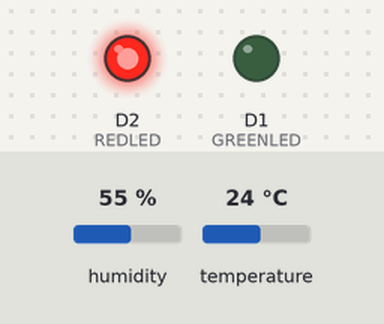
Recording of a sketch running on a simulated ESP8266 (NodeMCU). Parts: output pins drawn as LEDs (lit = HIGH). The inputs (shaded band) are chosen by the test bench; at power-on: humidity 55 %, temperature 24 °C. WiFi joins after 1.5 s; servers stay silent unless stated; network time is answered at once with the bench clock; uploads are accepted with an empty reply; the local clock reads 2024-03-15 10:24:30 at power-on unless the sketch sets it; what the sketch prints to the serial monitor is not drawn. At 5.0 s the program puts the board to deep sleep or switches it off; the recording ends there.

Above: at 0.1 s.
At 1.6 s:
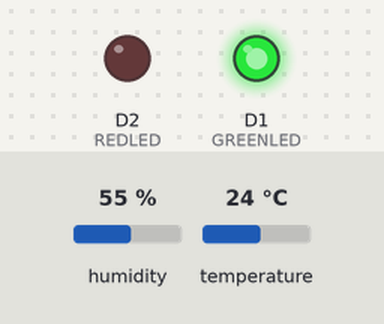
At 2.67 s:
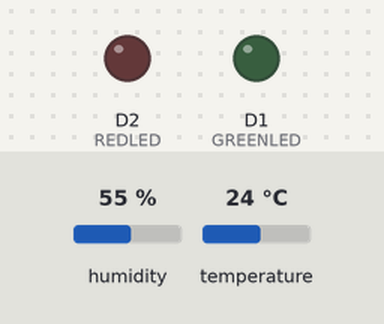
At 4.85 s:
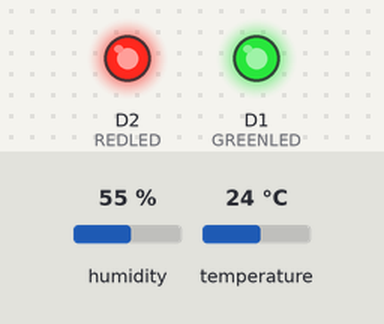
Timing chart, 0 to 5.0 s (numbered marks = the images above):
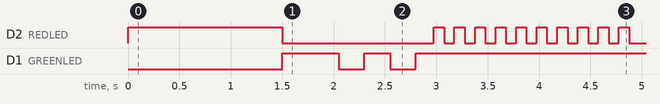

Measured:
- by itself, D2 (REDLED): goes HIGH 1.5 s, LOW 1.5 s, 9 × (HIGH 0.10 s, LOW 0.10 s), HIGH 0.10 s, then LOW
- by itself, D1 (GREENLED): goes HIGH 0.55 s, LOW 0.25 s, HIGH 0.25 s, LOW 0.25 s, then HIGH

The sketch:

ESP8266_DHTwebclientPOSTvar_v2.ino
```cpp
//ESP8266_DHT_POSTvar_DeepSleep
//
// The program determines the air humitidy of a DHT22 sensor and reports it wirelessly to the
// web server via POST variable.
// the reporting interval is set
// Utilizes post variable to send information to the record server more securely
// Will enter deep sleep for a length of {interval}.
// Note that this requires GPI06 (D0) to be connected to RST.  BUT ONLY AFTER PROGRAM IS INSTALLED.
//
// LED sequence
// RED -> started
// GREEN -> connected to wifi
// 5x RED -> 5 quick red blinks indicate sensor issue .
// 3x GREEN -> 3 green blinks indicates a successful connection to the server
//
//CONFIGURATION:
const char serveraddress[] = "*";
const char* ssid = "*";         //WIFI to connect to
const char* password = "*";   //WIFI Password for SSID
const char passcode[] = "*";  // the passcode is looked up and verified by the server.
const int interval = 5;               // set interval in minutes to take readings
String readString;

//Configure Temp/humidity sensor DHT22
#include <DHT.h>
#define DHTPIN 2     // what pin we're connected to
#define DHTTYPE DHT22   // DHT 22  (AM2302)
DHT dht(DHTPIN, DHTTYPE);

//Wireless
#include <ESP8266WiFi.h>
#include <WiFiUdp.h> //to get time from server

//LED
#define GREENLED D1
#define REDLED D2

//Setup time Client
#include <NTPClient.h>
WiFiUDP ntpUDP;

// By default 'pool.ntp.org' is used with 60 seconds update interval and
// no offset
NTPClient timeClient(ntpUDP);  //see https://github.com/arduino-libraries/NTPClient

// You can specify the time server pool and the offset, (in seconds)
// additionaly you can specify the update interval (in milliseconds).
// NTPClient timeClient(ntpUDP, "europe.pool.ntp.org", 3600, 60000);

void blink(int color, int times, int hold=250){
  int previous_state = digitalRead(color);
  //turn the LED off.
  digitalWrite(color,LOW);

  //blink {color} LED {times} times for {hold} msec
  // color should be GREENLED or REDLED
  for(int x = 0; x < times; x++){
    digitalWrite(color, HIGH);
    delay(hold);
    digitalWrite(color, LOW);
    delay(hold);
  }
  //return to the prior state.
  digitalWrite(color,previous_state);
}


void setup()
{
  //Start sensor
  dht.begin();
  //delay(2000);  Needs 2 sec to initalize, but it takes that long to connect to the wifi

  //Get clock
  timeClient.begin();

  //Configure LED
  pinMode(GREENLED,OUTPUT);
  pinMode(REDLED,OUTPUT);

  //Setup LEDs initial state.  RED LED indicates on, but not connected.
  digitalWrite(GREENLED, LOW);
  digitalWrite(REDLED, HIGH);

  Serial.begin(9600);
  Serial.print("Attempting to connect to WiFi SSID: ");
  Serial.println(ssid);

  //Connect to Wifi
  WiFi.begin(ssid, password);
  while (WiFi.status() != WL_CONNECTED) {
    delay(500);
    Serial.print(".");
  }
  Serial.println("");
  Serial.println("WiFi connected");
  digitalWrite(GREENLED, HIGH);
  digitalWrite(REDLED, LOW);

  //Get current time
  int unixTimestamp;
  String timeString = "";
  if(timeClient.update()){
    unixTimestamp = timeClient.getEpochTime();
    timeString = String("&timestamp=" + String(unixTimestamp));
  }
  // Reading temperature or humidity takes about 250 milliseconds!
  // Sensor readings may also be up to 2 seconds 'old'
  float h = dht.readHumidity();
  // Read temperature as Celsius (the default)
  float t = dht.readTemperature();
  // Read temperature as Fahrenheit (isFahrenheit = true)
  float f = dht.readTemperature(true);

  // Check if any reads failed and exit early (to try again).
  if (isnan(h) || isnan(t) || isnan(f)) {
    Serial.println("Failed to read from DHT sensor!");
    for(int x = 0; x < 4; x++){
      blink(REDLED,5,80);
      delay(500);
    }
    return;  //UPDATE does this just start setup over?
  }

  // Compute heat index in Fahrenheit (the default)
  float hif = dht.computeHeatIndex(f, h);
  // Compute heat index in Celsius (isFahreheit = false)
  float hic = dht.computeHeatIndex(t, h, false);

  //make a $_POST string
  String postString = String("pass=" + String(passcode) + "&tempF=" + String(f,1) + "&humidity=" + String(h,2) + "&rel_humidity=" + String(hif,2) + timeString);

  Serial.println(String("Current values to send: " + postString));

  //connect to server
  WiFiClient client;
  Serial.println("\nStarting connection...");
  if(!client.connect(serveraddress, 80)){
    Serial.println("connection failed");
    blink(REDLED,3,100);
    delay(5000);
    return;
  }

  if (client.connected()) {
    blink(GREENLED,2);
    Serial.println("Connected to server. Sending POST data.\n");

    // Make an HTTP POST request:
    client.println("POST /homeSensor/ HTTP/1.1");
    client.println("Content-Type: application/x-www-form-urlencoded");
    client.println("Host: " + String(serveraddress));
    client.println("Connection: close");
    client.print("Content-Length: ");
    client.println(postString.length());
    client.println();
    client.print(postString);
    client.println();

    //Successful blink
    //blink(GREENLED,3);
  }

  //Print response from client
  // wait for data to be available
  unsigned long timeout = millis();
  while (client.available() == 0) {
    if (millis() - timeout > 5000) {
      Serial.println(">>> Client Timeout !");
      client.stop();
      delay(60000);
      return;
    }
  }


  // Read all the lines of the reply from server and print them to Serial
  Serial.println("receiving from remote server");
  // not testing 'client.connected()' since we do not need to send data here


  while (client.available()) {
    char c = client.read();
    readString += String(c);
  }
  Serial.print(readString);

  if(readString.length()<1){
    Serial.println("Server did not respond");
    blink(REDLED,10,100);
  }else{
    //Find if there was a code available
    int pos = readString.indexOf("CODE");
    String codeNo;
    if(pos>-1){
      codeNo = readString.substring(pos+5,pos+8);  //.substring(a,b) a => index to start at, b => index to end the substring before  5,8 is a string of 3. 5,6,7
      Serial.println("CODE value of "+codeNo);
      switch(codeNo.toInt()){
        case 1: //SUCCESS response from server
          blink(GREENLED,5,100);
          break;
        default:
          blink(REDLED,2,200);
          break;
      }
    }else{  //Could not find "CODE"  Likely did not get a response from the server.
        Serial.println("Could not find \"CODE\" keyword in resonse");
        blink(REDLED,10,100);
    }
  }

  // if the server's disconnected, stop the client
  if (!client.connected()) {
    Serial.println();
    Serial.println("Disconnecting from server...");
    client.stop();
  };

 //SLEEP
 Serial.println("Sleeping for " + String(interval) + " min.");
 Serial.println(" __________________________________________________________________\n\n\n");
 int microsec_delay = interval * 60 * 1000 * 1000;
 ESP.deepSleep(microsec_delay);
}
void loop(){}
```
